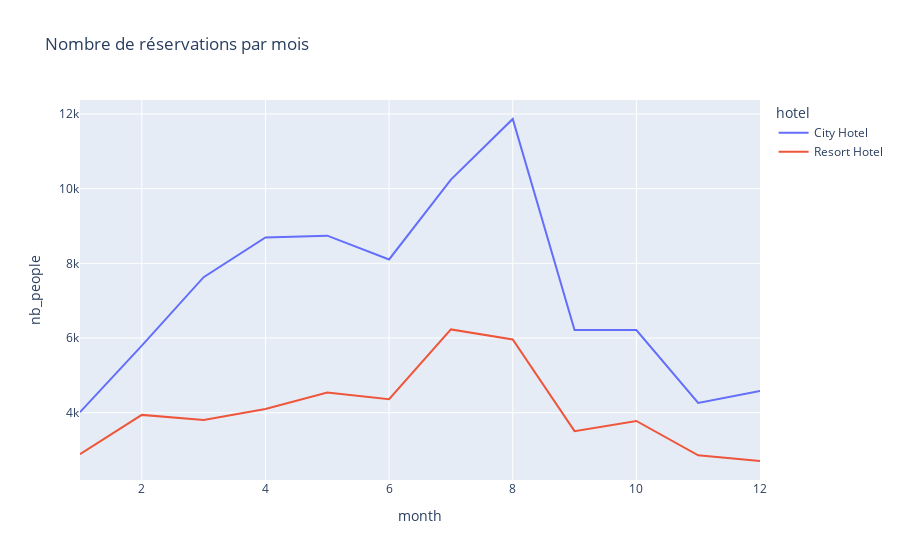

Notebook code cell kept with this figure:
### Code cell
#nombre de réservations par mois
df['nb_people'] = df['adults']+df['children']+df['babies']
nb_people = df.groupby(['month', 'hotel'])['nb_people'].sum().reset_index()
nb_people
# fais la courbe
fig = px.line(nb_people, x = 'month', y = 'nb_people', color = 'hotel',
            title = 'Nombre de réservations par mois')
fig.show()

### Figure 1 — Plotly figure (JSON) as saved in the notebook; plotly's stock layout.template omitted (floating-point values rounded to 4 significant figures)
{"data": [{"hovertemplate": "hotel=City Hotel<br>month=%{x}<br>nb_people=%{y}<extra></extra>", "legendgroup": "City Hotel", "line": {"color": "#636efa", "dash": "solid"}, "marker": {"symbol": "circle"}, "mode": "lines", "name": "City Hotel", "orientation": "v", "showlegend": true, "type": "scatter", "x": [1, 2, 3, 4, 5, 6, 7, 8, 9, 10, 11, 12], "xaxis": "x", "y": [4014, 5797, 7630, 8695, 8741, 8104, 10243, 11866, 6216, 6213, 4260, 4581], "yaxis": "y"}, {"hovertemplate": "hotel=Resort Hotel<br>month=%{x}<br>nb_people=%{y}<extra></extra>", "legendgroup": "Resort Hotel", "line": {"color": "#EF553B", "dash": "solid"}, "marker": {"symbol": "circle"}, "mode": "lines", "name": "Resort Hotel", "orientation": "v", "showlegend": true, "type": "scatter", "x": [1, 2, 3, 4, 5, 6, 7, 8, 9, 10, 11, 12], "xaxis": "x", "y": [2889, 3941, 3807, 4097, 4539, 4362, 6230, 5961, 3505, 3778, 2859, 2706], "yaxis": "y"}], "layout": {"legend": {"title": {"text": "hotel"}, "tracegroupgap": 0}, "title": {"text": "Nombre de réservations par mois"}, "xaxis": {"anchor": "y", "domain": [0, 1], "title": {"text": "month"}}, "yaxis": {"anchor": "x", "domain": [0, 1], "title": {"text": "nb_people"}}}}
